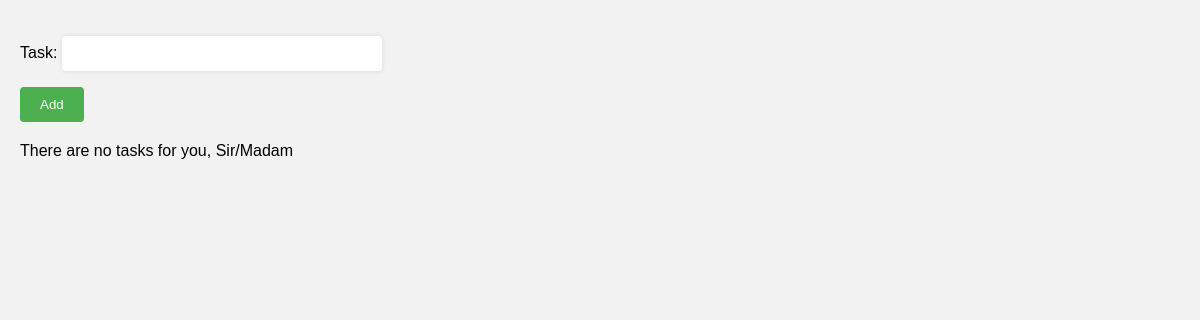
/app/task/, run on an earlier commit of the app's database.
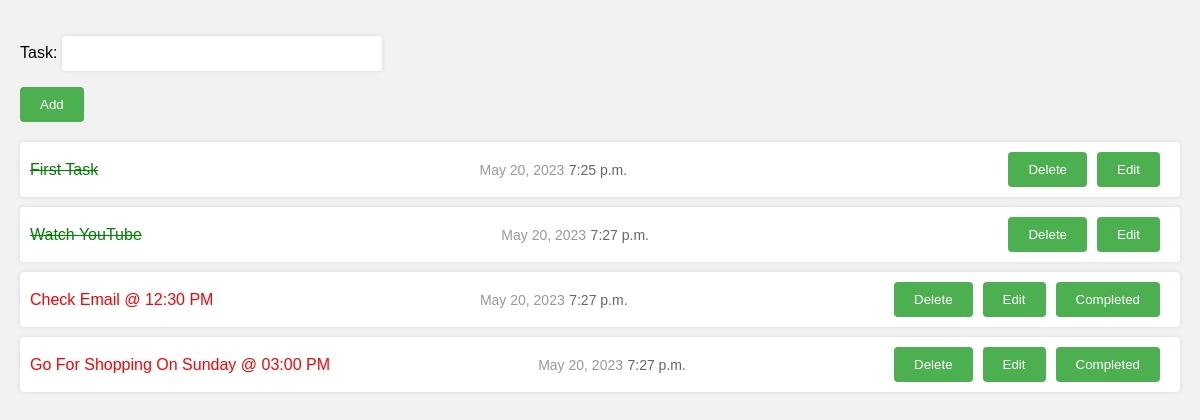
And on a later commit of the database.
### todo/models.py (models this page shows, shortened)
class Todo(models.Model):
    task = models.CharField(max_length=100)
    date = models.DateField(auto_now=True)
    time = models.TimeField(auto_now=True)
    complete = models.BooleanField(default=False)

### todo/views.py (the view)
# urls.py: path('task/',views.task,name='task'),
def task(request):
    form = TodoForm()
    if request.method == 'POST':
        form = TodoForm(request.POST)
        if form.is_valid():
            form.save()
            return redirect('/app/task')
    task = Todo.objects.all()
    return render(request,'todo/index.html',{'form':form,'tasks':task})

### todo/forms.py
class TodoForm(forms.ModelForm):
    class Meta:
        model = Todo
        fields = ['task']

### todo/templates/todo/index.html (shortened to what this page needs)
{% extends 'todo/base.html' %}
{% block body %}
<form method="post">
    {{form.as_p}}
    <button type="submit">Add</button>
</form>
<ul>
{% for task in tasks %}
        <li>
            {% if task.complete %}
            <span class='complete'>{{task.task}}</span>
            {% else %}
             <span class='uncomplete' >{{task.task}}</span>
            {% endif %}
            <div class="task-details">
                <span class="task-date">{{ task.date }}</span>
                <span class="task-time">{{ task.time }}</span>
            </div>
            <div class="task-buttons">
                <a href="{% url 'delete' task.id %}"><button>Delete</button></a>
                <a href="{% url 'Edit' task.id %}"><button>Edit</button></a>
                {% if not task.complete %}
                <a href="{% url 'complete' task.id %}"><button>Completed</button></a>
                {% endif %}
            </div>
        </li>
{% empty %}
    <p>There are no tasks for you, Sir/Madam</p>
{% endfor %}
</ul>
{% endblock body %}

### todo/templates/todo/base.html (shortened to what this page needs)
<!DOCTYPE html>
<html lang="en">
<head>
</head>
<body>
{% block body %}{% endblock body %}
</body>
</html>

### todo/templates/todo/base.html (style rules this page uses)
body { font-family: Arial, sans-serif; margin: 0; padding: 20px; background-color: #f2f2f2; }
form { margin-bottom: 20px; }
input[type="text"] { padding: 10px; border: none; border-radius: 4px; width: 300px; box-shadow: 0 0 5px rgba(0, 0, 0, 0.1); }
button[type="submit"], button { padding: 10px 20px; background-color: #4CAF50; color: #fff; border: none; border-radius: 4px; cursor: pointer; }
ul { list-style-type: none; padding: 0; }
li { margin-bottom: 10px; background-color: #fff; padding: 10px; border-radius: 4px; box-shadow: 0 0 5px rgba(0, 0, 0, 0.1); display: flex; align-items: center; justify-content: space-between; }
.task-buttons { display: flex; align-items: center; }
.task-date { font-size: 14px; color: #999; }
.task-time { font-size: 14px; color: #666; }
.uncomplete { color: red; }
a { text-decoration: none; margin-right: 10px; }
.complete { text-decoration: line-through; color: green; }

What changed in the data, as far as the page shows it:
added Todo: task "First Task", date "May 20, 2023", time "7:25 p.m."
added Todo: task "Watch YouTube", date "May 20, 2023", time "7:27 p.m."
added Todo: task "Check Email @ 12:30 PM", date "May 20, 2023", time "7:27 p.m.", complete "Completed"
added Todo: task "Go For Shopping On Sunday @ 03:00 PM", date "May 20, 2023", time "7:27 p.m.", complete "Completed"
Also different on the page:
text no longer shown: "There are no tasks for you, Sir/Madam"
